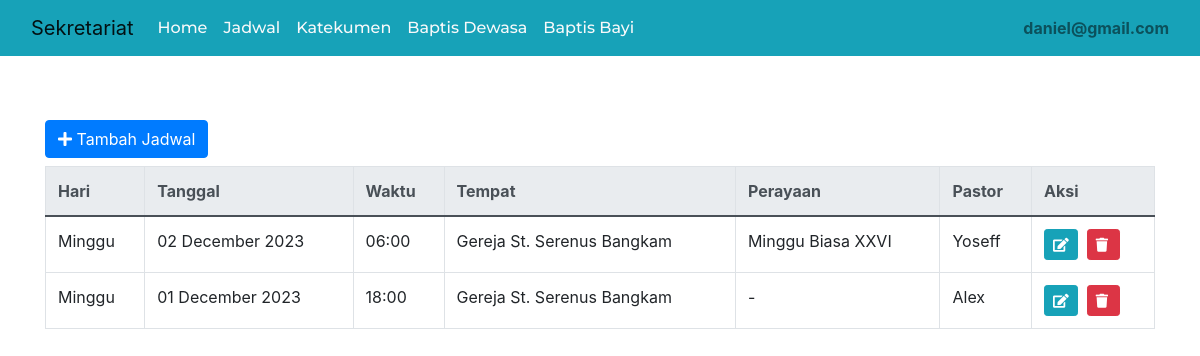
The app's page /admin/index.php?p=jadwal (signed in) with its own data.
### tables this page shows
CREATE TABLE `jadwal` (
  `id_jadwal` int(5) NOT NULL,
  `hari` varchar(12) NOT NULL,
  `tgl` date NOT NULL,
  `waktu` varchar(5) NOT NULL,
  `tempat` varchar(50) NOT NULL,
  `perayaan` varchar(50) NOT NULL,
  `pastor` varchar(50) NOT NULL
);

### admin/jadwal.php (the view)
<link rel="stylesheet" href="https://cdnjs.cloudflare.com/ajax/libs/font-awesome/5.11.2/css/all.min.css">
<div class="col-md-12 mt-5">
    <div class="container">
    <a class="btn btn-primary mt-3 mb-2" href="index.php?p=form_jadwal"><i class="fa fa-plus"></i> Tambah Jadwal
    </a>
    <div class="table-responsive">
          <table class="table table-bordered">
            <thead class="thead-light">
              <tr>
                <th scope="col">Hari</th>
                <th scope="col">Tanggal</th>
                <th scope="col">Waktu</th>
                <th scope="col">Tempat</th>
                <th scope="col">Perayaan</th>
                <th scope="col">Pastor</th>
                <th scope="col">Aksi</th>
              </tr>
            </thead>
            <tbody>
            <?php
                  include "koneksi.php";
                  $data = mysqli_query($conn, "select * from jadwal");
                  while($result = mysqli_fetch_array($data)){
                ?>
              <tr>
                <td><?php echo $result['hari']; ?></td>
                <td><?php echo date('d F Y', strtotime($result['tgl'])); ?></td>
                <td><?php echo $result['waktu']; ?></td>
                <td><?php echo $result['tempat']; ?></td>
                <td><?php echo $result['perayaan']; ?></td>
                <td><?php echo $result['pastor']; ?></td>
                <td>
                     <a href="index.php?p=edit_jadwal&id=<?=$result['id_jadwal'];?>" class="btn btn-info btn-sm"><i class="fa fa-edit"></i></a>&nbsp;
                     <a onclick="return confirm('apakah anda yakin? ');" href="index.php?p=ac_delete_jadwal&id=<?=$result['id_jadwal'] ?>" class="btn btn-danger btn-sm"><i class= "fa fa-trash">&nbsp;</i></a>
                    </td>
              </tr>
              <?php
                }
              ?>
            </tbody>
          </table>
        </div>
    </div>
</div>

### records on screen
jadwal: hari "Minggu", tgl "02 December 2023", waktu "06:00", tempat "Gereja St. Serenus Bangkam", perayaan "Minggu Biasa XXVI", pastor "Yoseff"
jadwal: hari "Minggu", tgl "01 December 2023", waktu "18:00", tempat "Gereja St. Serenus Bangkam", perayaan "-", pastor "Alex"

### other values on screen
$_SESSION['email'] "daniel@gmail.com"
